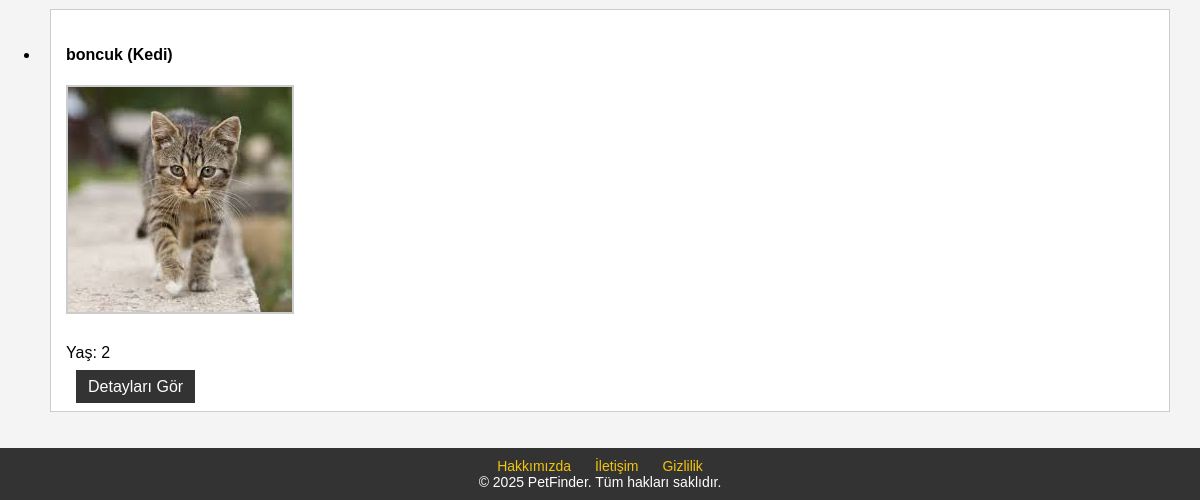
The app's page /mainpage/search/ (lower part), older data.
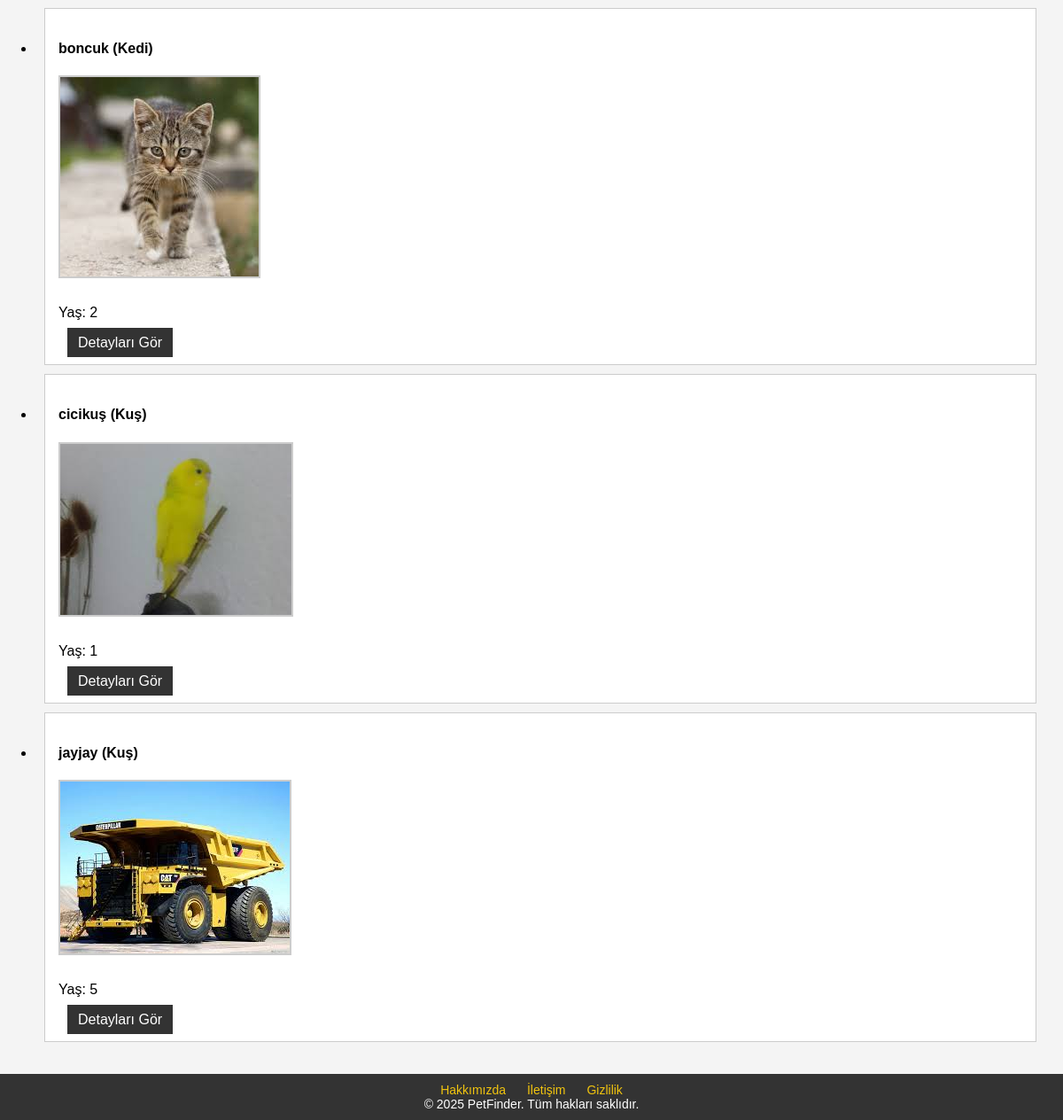
The same page, newer data.
### mainpage/models.py (models this page shows, shortened)
class Pet(models.Model):
    ANIMAL_TYPES = [('Dog', 'Köpek'), ('Cat', 'Kedi'), ('Bird', 'Kuş'), ('Other', 'Diğer')]
    GENDERS = [('Male', 'Erkek'), ('Female', 'Dişi')]
    STATUS_CHOICES = [('Lost', 'Kayıp'), ('Found', 'Bulundu'), ('Returned', 'Teslim Edildi')]
    name = models.CharField(max_length=100, verbose_name="İsim")
    species = models.CharField(max_length=20, choices=ANIMAL_TYPES, verbose_name="Tür")
    breed = models.CharField(max_length=100, blank=True, verbose_name="Irk")
    age = models.PositiveIntegerField(verbose_name="Yaş")
    gender = models.CharField(max_length=10, choices=GENDERS, verbose_name="Cinsiyet")
    description = models.TextField(blank=True, verbose_name="Açıklama")
    last_seen_location = models.CharField(max_length=255, verbose_name="Son Görülme Yeri")
    last_seen_date = models.DateField(default=datetime.date(2025, 1, 1), verbose_name="Son Görülme Tarihi")
    image = models.ImageField(upload_to='pet_images/', blank=True, null=True, verbose_name="Resim")
    status = models.CharField(max_length=20, choices=STATUS_CHOICES, default='Lost', verbose_name="Durum")
    owner = models.ForeignKey(User, on_delete=models.CASCADE)
    date_reported = models.DateTimeField(auto_now_add=True, verbose_name="Bildirim Tarihi")
    tags = models.ManyToManyField("Tag", blank=True, verbose_name="Etiketler")

### mainpage/views.py (the view)
# urls.py: path('search/', views.pet_search, name='pet_search'),
def pet_search(request):
    query_name = request.GET.get('name', '')
    query_species = request.GET.get('species', '')
    query_age = request.GET.get('age', '')
    pets = Pet.objects.filter(status='Lost')
    if query_name:
        pets = pets.filter(name__icontains=query_name)
    if query_species:
        pets = pets.filter(species__icontains=query_species)
    if query_age:
        pets = pets.filter(age=query_age)
    return render(request, 'mainpage/pet_search.html', {
        'pets': pets,
        'name': query_name,
        'species': query_species,
        'age': query_age,
    })

### mainpage/templates/mainpage/pet_search.html (shortened to what this page needs)
{% extends 'mainpage/base.html' %}
{% load static %}
{% block content %}
{% if pets %}
  <ul>
    {% for pet in pets %}
      <li>
        <div class="pet-card">
          <h4>{{ pet.name }} ({{ pet.get_species_display }})</h4>
          {% if pet.image %}
            <img src="{{ pet.image.url }}" alt="{{ pet.name }}">
          {% else %}
            <img src="{% static 'mainpage/default_pet.jpeg' %}" alt="No image">
          {% endif %}
          <p>Yaş: {{ pet.age }}</p>
          <a class="bt" href="{% url 'mainpage:pet_detail' pet.pk %}">Detayları Gör</a>
        </div>
      </li>
    {% endfor %}
  </ul>
{% else %}
  <p>No pets match your criteria.</p>
{% endif %}
{% endblock %}

Row changes from the older to the newer data that the page shows:
added Pet: name "cicikuş", species "Kuş", image (picture), age "1"
added Pet: name "jayjay", species "Kuş", age "5"
